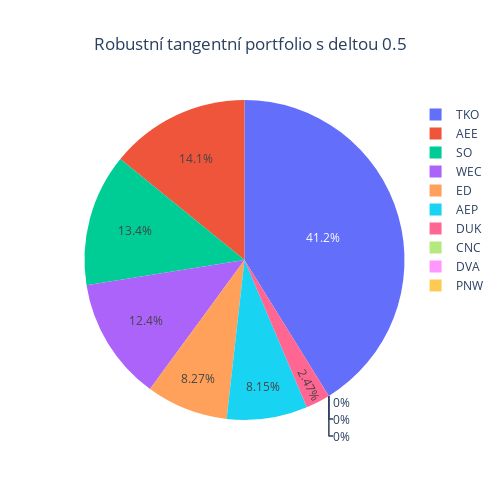

Notebook cell for this chart:
### Code cell
weightsCustomDeltaTangent = RobustLedoitWolfCustomDeltaMaxSharpe(prices = prices, custom_delta = 0.5)
weightsPlot(weightsCustomDeltaTangent, title = "Robustní tangentní portfolio s deltou 0.5")

### Figure 1 — Plotly figure (JSON) as saved in the notebook; plotly's stock layout.template omitted (floating-point values rounded to 4 significant figures)
{"data": [{"labels": ["AEE", "AEP", "CNC", "DUK", "DVA", "ED", "PNW", "SO", "TKO", "WEC"], "type": "pie", "values": [0.1414, 0.0815, 0, 0.02473, 0, 0.08272, 0, 0.1339, 0.4116, 0.1242]}], "layout": {"height": 500, "title": {"text": "Robustní tangentní portfolio s deltou 0.5", "x": 0.5}, "width": 500}}
